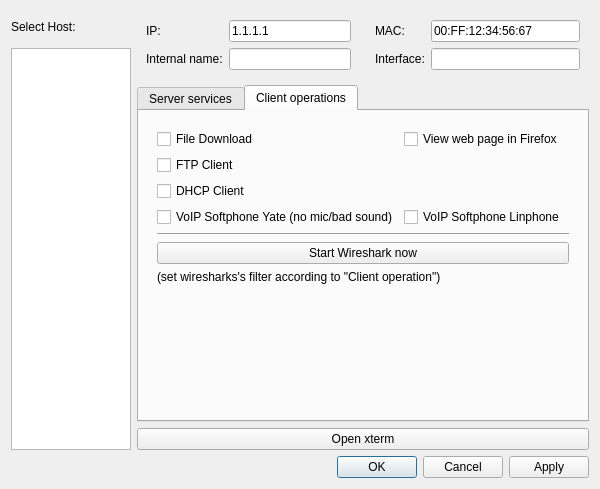
<?xml version="1.0" encoding="UTF-8"?>
<ui version="4.0">
 <class>Dialog</class>
 <widget class="QDialog" name="Dialog">
  <property name="geometry">
   <rect>
    <x>0</x>
    <y>0</y>
    <width>600</width>
    <height>489</height>
   </rect>
  </property>
  <property name="windowTitle">
   <string>Configure Host</string>
  </property>
  <layout class="QGridLayout" name="gridLayout_7">
   <item row="0" column="2" rowspan="2">
    <widget class="QWidget" name="widget_2" native="true">
     <layout class="QGridLayout" name="gridLayout_6">
      <item row="0" column="0">
       <widget class="QLabel" name="label_3">
        <property name="text">
         <string>MAC:</string>
        </property>
       </widget>
      </item>
      <item row="0" column="1">
       <widget class="QLineEdit" name="leMAC">
        <property name="text">
         <string>00:FF:12:34:56:67</string>
        </property>
        <property name="readOnly">
         <bool>true</bool>
        </property>
       </widget>
      </item>
      <item row="1" column="1">
       <widget class="QLineEdit" name="leInferface">
        <property name="readOnly">
         <bool>true</bool>
        </property>
       </widget>
      </item>
      <item row="1" column="0">
       <widget class="QLabel" name="label_7">
        <property name="text">
         <string>Interface:</string>
        </property>
       </widget>
      </item>
     </layout>
    </widget>
   </item>
   <item row="0" column="0">
    <widget class="QLabel" name="label">
     <property name="text">
      <string>Select Host:</string>
     </property>
    </widget>
   </item>
   <item row="3" column="1" colspan="2">
    <widget class="QPushButton" name="pbXterm">
     <property name="text">
      <string>Open xterm</string>
     </property>
    </widget>
   </item>
   <item row="0" column="1" rowspan="2">
    <widget class="QWidget" name="widget" native="true">
     <layout class="QGridLayout" name="gridLayout_5">
      <item row="0" column="0">
       <widget class="QLabel" name="label_2">
        <property name="text">
         <string>IP:</string>
        </property>
       </widget>
      </item>
      <item row="0" column="1">
       <widget class="QLineEdit" name="leIP">
        <property name="text">
         <string>1.1.1.1</string>
        </property>
        <property name="readOnly">
         <bool>true</bool>
        </property>
       </widget>
      </item>
      <item row="1" column="0">
       <widget class="QLabel" name="label_6">
        <property name="text">
         <string>Internal name:</string>
        </property>
       </widget>
      </item>
      <item row="1" column="1">
       <widget class="QLineEdit" name="leName">
        <property name="readOnly">
         <bool>true</bool>
        </property>
       </widget>
      </item>
     </layout>
    </widget>
   </item>
   <item row="1" column="0" rowspan="3">
    <widget class="QListWidget" name="listHost">
     <property name="maximumSize">
      <size>
       <width>120</width>
       <height>16777215</height>
      </size>
     </property>
    </widget>
   </item>
   <item row="2" column="1" colspan="2">
    <widget class="QTabWidget" name="tabWidget">
     <property name="currentIndex">
      <number>1</number>
     </property>
     <widget class="QWidget" name="Server">
      <attribute name="title">
       <string>Server services</string>
      </attribute>
      <layout class="QGridLayout" name="gridLayout_4">
       <item row="0" column="0">
        <widget class="QWidget" name="widget_3" native="true">
         <layout class="QGridLayout" name="gridLayout">
          <item row="0" column="0">
           <widget class="QCheckBox" name="cbSHTTP">
            <property name="text">
             <string>HTTP</string>
            </property>
           </widget>
          </item>
          <item row="7" column="0">
           <spacer name="verticalSpacer">
            <property name="orientation">
             <enum>Qt::Vertical</enum>
            </property>
            <property name="sizeHint" stdset="0">
             <size>
              <width>20</width>
              <height>40</height>
             </size>
            </property>
           </spacer>
          </item>
          <item row="2" column="0">
           <widget class="QCheckBox" name="cbSDHCP">
            <property name="text">
             <string>DHCP</string>
            </property>
           </widget>
          </item>
          <item row="2" column="1">
           <widget class="QPushButton" name="pbSDHCP">
            <property name="text">
             <string>Configure...</string>
            </property>
           </widget>
          </item>
          <item row="6" column="0" colspan="2">
           <widget class="QLabel" name="label_4">
            <property name="text">
             <string>(set wireshark's display filter according to &quot;Server Services&quot;)</string>
            </property>
            <property name="wordWrap">
             <bool>true</bool>
            </property>
           </widget>
          </item>
          <item row="1" column="0">
           <widget class="QCheckBox" name="cbSFTP">
            <property name="text">
             <string>FTP</string>
            </property>
           </widget>
          </item>
          <item row="5" column="0" colspan="2">
           <widget class="QPushButton" name="pbSWireshark">
            <property name="enabled">
             <bool>true</bool>
            </property>
            <property name="text">
             <string>Start Wireshark now</string>
            </property>
           </widget>
          </item>
          <item row="4" column="0" colspan="2">
           <widget class="Line" name="line_2">
            <property name="orientation">
             <enum>Qt::Horizontal</enum>
            </property>
           </widget>
          </item>
          <item row="3" column="0" colspan="2">
           <widget class="QCheckBox" name="cbSVOIP">
            <property name="text">
             <string>VoIP (works best on Host01)</string>
            </property>
           </widget>
          </item>
         </layout>
        </widget>
       </item>
      </layout>
     </widget>
     <widget class="QWidget" name="Client">
      <attribute name="title">
       <string>Client operations</string>
      </attribute>
      <layout class="QGridLayout" name="gridLayout_3">
       <item row="0" column="0">
        <widget class="QWidget" name="widget_4" native="true">
         <layout class="QGridLayout" name="gridLayout_2">
          <item row="1" column="0">
           <widget class="QCheckBox" name="cbCFTP">
            <property name="text">
             <string>FTP Client</string>
            </property>
           </widget>
          </item>
          <item row="7" column="0">
           <spacer name="verticalSpacer_3">
            <property name="orientation">
             <enum>Qt::Vertical</enum>
            </property>
            <property name="sizeHint" stdset="0">
             <size>
              <width>20</width>
              <height>40</height>
             </size>
            </property>
           </spacer>
          </item>
          <item row="3" column="0">
           <widget class="QCheckBox" name="cbCVOIPyate">
            <property name="text">
             <string>VoIP Softphone Yate (no mic/bad sound)</string>
            </property>
           </widget>
          </item>
          <item row="3" column="1">
           <widget class="QCheckBox" name="cbCVOIPlinphone">
            <property name="text">
             <string>VoIP Softphone Linphone</string>
            </property>
           </widget>
          </item>
          <item row="4" column="0" colspan="2">
           <widget class="Line" name="line">
            <property name="orientation">
             <enum>Qt::Horizontal</enum>
            </property>
           </widget>
          </item>
          <item row="5" column="0" colspan="2">
           <widget class="QPushButton" name="pbCWireshark">
            <property name="enabled">
             <bool>true</bool>
            </property>
            <property name="text">
             <string>Start Wireshark now</string>
            </property>
           </widget>
          </item>
          <item row="6" column="0" colspan="2">
           <widget class="QLabel" name="label_5">
            <property name="text">
             <string>(set wiresharks's filter according to &quot;Client operation&quot;)</string>
            </property>
            <property name="wordWrap">
             <bool>true</bool>
            </property>
           </widget>
          </item>
          <item row="0" column="0">
           <widget class="QCheckBox" name="cbDownload">
            <property name="text">
             <string>File Download</string>
            </property>
           </widget>
          </item>
          <item row="2" column="0">
           <widget class="QCheckBox" name="cbCDHCP">
            <property name="text">
             <string>DHCP Client</string>
            </property>
           </widget>
          </item>
          <item row="0" column="1">
           <widget class="QCheckBox" name="cbWWW">
            <property name="text">
             <string>View web page in Firefox</string>
            </property>
           </widget>
          </item>
         </layout>
        </widget>
       </item>
      </layout>
     </widget>
    </widget>
   </item>
   <item row="4" column="0" colspan="3">
    <widget class="QDialogButtonBox" name="buttonBox">
     <property name="orientation">
      <enum>Qt::Horizontal</enum>
     </property>
     <property name="standardButtons">
      <set>QDialogButtonBox::Apply|QDialogButtonBox::Cancel|QDialogButtonBox::Ok</set>
     </property>
    </widget>
   </item>
  </layout>
 </widget>
 <tabstops>
  <tabstop>listHost</tabstop>
  <tabstop>leIP</tabstop>
  <tabstop>leMAC</tabstop>
  <tabstop>leName</tabstop>
  <tabstop>leInferface</tabstop>
  <tabstop>tabWidget</tabstop>
  <tabstop>cbSHTTP</tabstop>
  <tabstop>cbSFTP</tabstop>
  <tabstop>cbSDHCP</tabstop>
  <tabstop>pbSDHCP</tabstop>
  <tabstop>cbSVOIP</tabstop>
  <tabstop>pbSWireshark</tabstop>
  <tabstop>cbDownload</tabstop>
  <tabstop>cbCFTP</tabstop>
  <tabstop>cbCDHCP</tabstop>
  <tabstop>cbCVOIPyate</tabstop>
  <tabstop>cbCVOIPlinphone</tabstop>
  <tabstop>pbCWireshark</tabstop>
  <tabstop>pbXterm</tabstop>
  <tabstop>buttonBox</tabstop>
 </tabstops>
 <resources/>
 <connections>
  <connection>
   <sender>buttonBox</sender>
   <signal>accepted()</signal>
   <receiver>Dialog</receiver>
   <slot>accept()</slot>
   <hints>
    <hint type="sourcelabel">
     <x>248</x>
     <y>254</y>
    </hint>
    <hint type="destinationlabel">
     <x>157</x>
     <y>274</y>
    </hint>
   </hints>
  </connection>
  <connection>
   <sender>buttonBox</sender>
   <signal>rejected()</signal>
   <receiver>Dialog</receiver>
   <slot>reject()</slot>
   <hints>
    <hint type="sourcelabel">
     <x>316</x>
     <y>260</y>
    </hint>
    <hint type="destinationlabel">
     <x>286</x>
     <y>274</y>
    </hint>
   </hints>
  </connection>
 </connections>
</ui>
